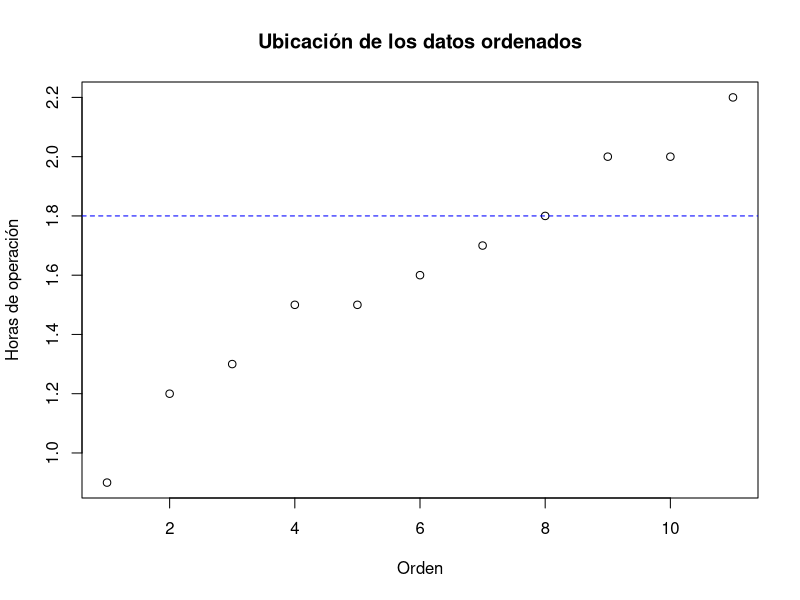
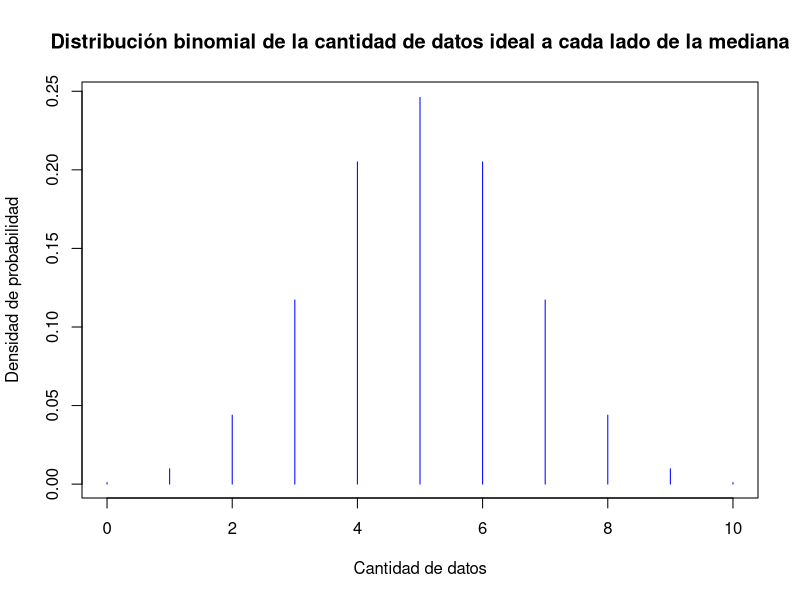

These figures' R source, in order:
## ---- chunk 1
hours = c(1.5, 2.2, 0.9, 1.3, 2.0, 1.6, 1.8, 1.5, 2.0, 1.2, 1.7)
significance = 0.05
h0 = 1.8
## ---- chunk 2
ordered_hours = sort(hours)
plot(x = ordered_hours, main = "Ubicación de los datos ordenados", xlab = "Orden", ylab = "Horas de operación")
abline(h = h0, col = "blue", lty = 2)
## ---- chunk 3
minimum_values_per_side = 0
maximum_values_per_side = 10

plot(0:10, dbinom(0:10, size = 10, prob = 0.5), type = "h", col = "blue", main = "Distribución binomial de la cantidad de datos ideal a cada lado de la mediana", xlab = "Cantidad de datos", ylab = "Densidad de probabilidad")
## ---- chunk 4
p_value = pbinom(q = 3, size = 10, prob = .5) * 2
